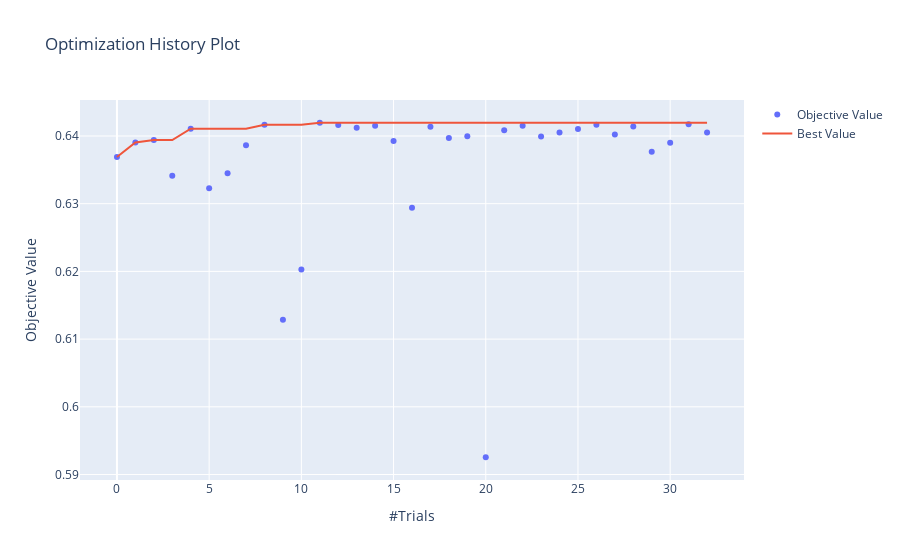

The code cell stored with this chart in its notebook:
### Code cell
optuna.visualization.plot_optimization_history(study_1)

### Figure 1 — Plotly figure (JSON) as saved in the notebook; plotly's stock layout.template omitted (floating-point values rounded to 4 significant figures)
{"data": [{"mode": "markers", "name": "Objective Value", "type": "scatter", "x": [0, 1, 2, 3, 4, 5, 6, 7, 8, 9, 10, 11, 12, 13, 14, 15, 16, 17, 18, 19, 20, 21, 22, 23, 24, 25, 26, 27, 28, 29, 30, 31, 32], "y": [0.6369, 0.639, 0.6394, 0.6341, 0.6411, 0.6323, 0.6345, 0.6386, 0.6417, 0.6128, 0.6203, 0.642, 0.6416, 0.6412, 0.6415, 0.6393, 0.6294, 0.6414, 0.6397, 0.64, 0.5926, 0.6409, 0.6415, 0.6399, 0.6405, 0.641, 0.6417, 0.6402, 0.6414, 0.6377, 0.639, 0.6417, 0.6405]}, {"name": "Best Value", "type": "scatter", "x": [0, 1, 2, 3, 4, 5, 6, 7, 8, 9, 10, 11, 12, 13, 14, 15, 16, 17, 18, 19, 20, 21, 22, 23, 24, 25, 26, 27, 28, 29, 30, 31, 32], "y": [0.6369, 0.639, 0.6394, 0.6394, 0.6411, 0.6411, 0.6411, 0.6411, 0.6417, 0.6417, 0.6417, 0.642, 0.642, 0.642, 0.642, 0.642, 0.642, 0.642, 0.642, 0.642, 0.642, 0.642, 0.642, 0.642, 0.642, 0.642, 0.642, 0.642, 0.642, 0.642, 0.642, 0.642, 0.642]}], "layout": {"title": {"text": "Optimization History Plot"}, "xaxis": {"title": {"text": "#Trials"}}, "yaxis": {"title": {"text": "Objective Value"}}}}
